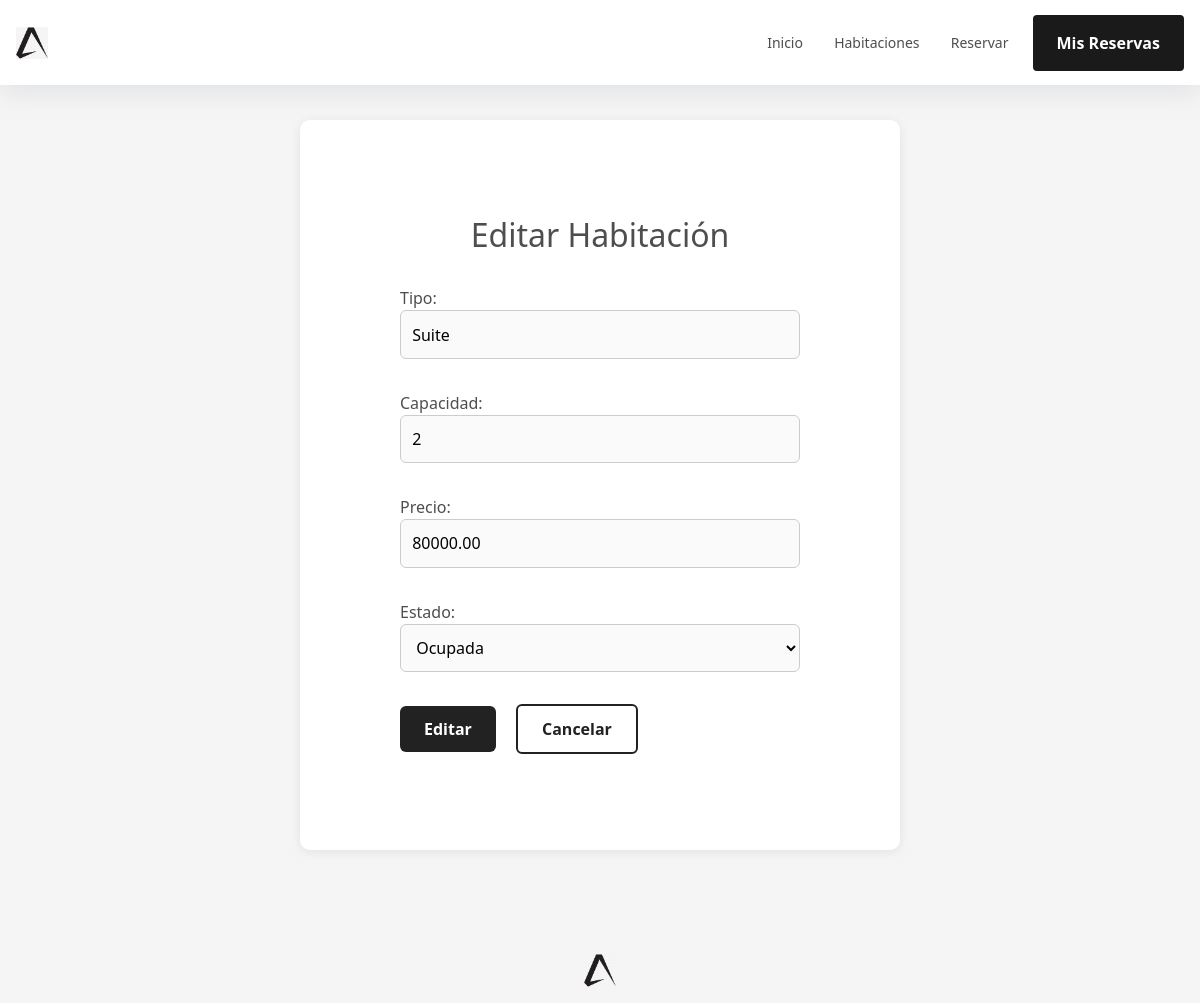
Page /habitacion/HAB001/editar/ (signed in) on the earlier database version.
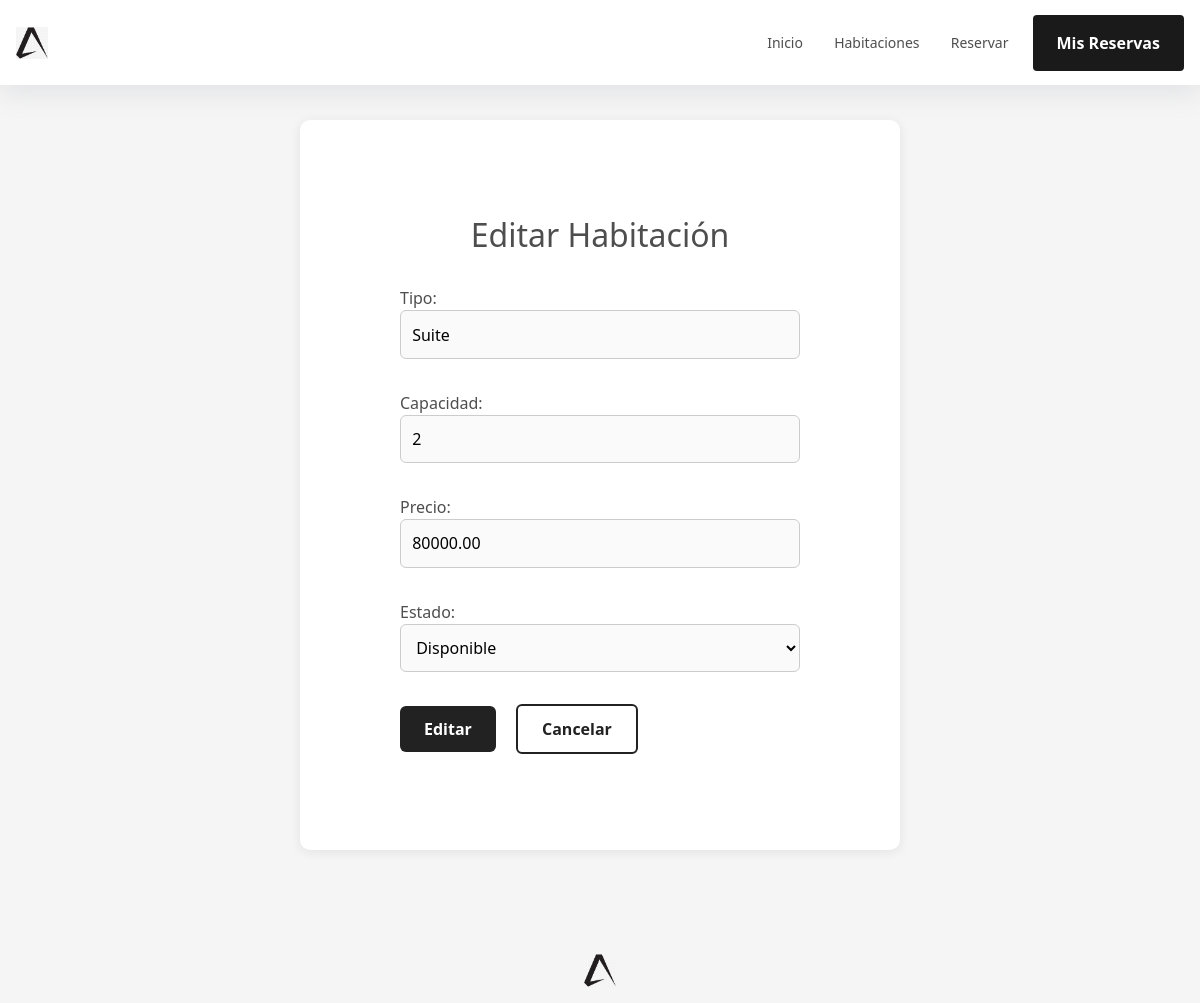
Same page on the later database version.
### core/models.py (models this page shows, shortened)
class Habitacion(models.Model):
    ESTADO_CHOICES = [
        ("disponible", "Disponible"),
        ("ocupada", "Ocupada"),
        ("mantenimiento", "Mantenimiento"),
    ]
    id_habitacion = models.CharField(max_length=32, unique=True, default=generate_habitacion_id)
    tipo = models.CharField(max_length=100)
    capacidad = models.PositiveSmallIntegerField()
    precio = models.DecimalField(max_digits=10, decimal_places=2)
    estado = models.CharField(max_length=20, choices=ESTADO_CHOICES, default="disponible")

### core/decorators.py (the view)
    def wrapper(request, *args, **kwargs):
        if not request.session.get('admin_id'):
            return redirect('login_admin')
        return view_func(request, *args, **kwargs)

### core/forms.py
class HabitacionForm(forms.ModelForm):
    class Meta:
        model = Habitacion
        fields = ['tipo', 'capacidad', 'precio', 'estado']

### core/views.py (called while the page is built)
@admin_required
def editar_habitacion(request, id_habitacion):
    habitacion = get_object_or_404(Habitacion, id_habitacion=id_habitacion)
    if request.method == "POST":
        form = HabitacionForm(request.POST, instance=habitacion)
        if form.is_valid():
            form.save()
            return redirect('gestion_reservas')
    else:
        form = HabitacionForm(instance=habitacion)
    return render(request, "habitacion_form.html", {"form": form, "accion": "Editar"})

### core/templates/habitacion_form.html (shortened to what this page needs)
{% extends "base/base.html" %}
{% load static %}
{% block content %}
<div class="landing-container" style="padding: 6rem; margin-top: 6rem;">
    <section class="hero-section">
        <h2>{{ accion }} Habitación</h2>
    </section>
    <div class="form-container">
        <form method="post" class="main-form">
            {{ form.as_p }}
            <button type="submit" class="btn-main">{{ accion }}</button>
            <a href="{% url 'gestion_reservas' %}" class="btn-cancel">Cancelar</a>
        </form>
    </div>
</div>
{% endblock %}

### core/templates/base/base.html (shortened to what this page needs)
{% load static %}
<!DOCTYPE html>
<html lang="es">
<head>
  <link href="https://cdn.jsdelivr.net/npm/bootstrap@5.3.3/dist/css/bootstrap.min.css" rel="stylesheet">
  <link rel="stylesheet" href="https://cdnjs.cloudflare.com/ajax/libs/font-awesome/6.5.0/css/all.min.css">
  <link rel="stylesheet" href="https://cdnjs.cloudflare.com/ajax/libs/font-awesome/6.5.0/css/all.min.css">
  <link type="text/css" rel="stylesheet" href="{% static 'css/general.css' %}">
  <link type="text/css" rel="stylesheet" href="{% static 'css/landing_page.css' %}">
  <link type="text/css" rel="stylesheet" href="{% static 'css/core.css' %}">
</head>
<body class="bg-custom">
  {% include "components/navbar.html" %}
  <main class="py-4">
    {% block content %}
    {% endblock %}
  </main>
  <footer>
    {% include "components/footer.html" %}
  </footer>
</body>
</html>

### core/templates/components/navbar.html (shortened to what this page needs)
{% load static %}
<header id="cs-navigation">
    <div class="cs-container">
        <a href="/" class="cs-logo" aria-label="back to home">
            <img src="{% static 'images/icon.png' %}" alt="logo" width="32" height="32"
                style="width: 32px; height: 32px; object-fit: contain;" decoding="async">
        </a>
        <nav class="cs-nav" role="navigation">
            <div class="cs-ul-wrapper">
                <ul id="cs-expanded" class="cs-ul" aria-expanded="false">
                    <li class="cs-li"><a href="{% url 'landing_page' %}" class="cs-li-link cs-active">Inicio</a></li>
                    <li class="cs-li"><a href="" class="cs-li-link">Habitaciones</a></li>
                    <li class="cs-li"><a href="{% url 'reservar' %}" class="cs-li-link">Reservar</a></li>
                </ul>
            </div>
        </nav>
        <a href="{% url 'mis_reservas' %}" class="cs-button-solid cs-nav-button">Mis Reservas</a>
    </div>
</header>

### core/templates/components/footer.html
{% load static %}
<footer style="margin-top:3rem; text-align:center; color:#aaa;">
    <div style="margin-bottom:1rem;">
        <img src="{% static 'images/icon.png' %}" alt="Logo" style="width:32px; vertical-align:middle;">
    </div>
</footer>

### core/static/css/general.css (style rules this page uses)
@media only screen and (min-width: 64rem) { #cs-navigation { width: 100%; top: 0; left: 0; box-sizing: border-box; padding: 0 1rem; background-color: #fff; box-shadow: rgba(149, 157, 165, 0.2) 0px 8px 24px; position: fixed; z-index: 10000; margin-bottom: 50px; } }
@media only screen and (min-width: 64rem) { #cs-navigation .cs-container { width: 100%; max-width: 80rem; margin: auto; display: flex; justify-content: flex-end; align-items: center; gap: 1.5rem; } }
@media only screen and (min-width: 64rem) { #cs-navigation .cs-logo { width: 18.4%; max-width: 32px; height: 32px; margin: 0 auto 0 0; padding: 0; display: flex; justify-content: center; align-items: center; z-index: 100; } }
@media only screen and (min-width: 64rem) { #cs-navigation .cs-logo img { width: 100%; height: 100%; object-fit: contain; } }
@media only screen and (min-width: 64rem) { #cs-navigation .cs-ul { width: 100%; margin: 0; padding: 0; display: flex; justify-content: flex-start; align-items: center; gap: clamp(1.25rem, 2.6vw, 2.25rem); } }
@media only screen and (min-width: 64rem) { #cs-navigation .cs-li { list-style: none; padding: 2rem 0; flex: none; } }
@media only screen and (min-width: 64rem) { #cs-navigation .cs-li-link { font-size: clamp(0.875rem, 1vw, 1rem); line-height: 1.5em; text-decoration: none; margin: 0; color: var(--bodyTextColor); display: block; position: relative; } }
@media only screen and (min-width: 64rem) { #cs-navigation .cs-li-link.cs-active:before { width: 100%; } }
@media only screen and (min-width: 64rem) { #cs-navigation .cs-li-link:before { content: ""; width: 0%; height: 2px; background: var(--primary); opacity: 1; display: block; position: absolute; bottom: 0rem; left: 0; transition: width 0.3s; } }
@media only screen and (min-width: 64rem) { #cs-navigation .cs-button-solid { font-size: 1rem; font-weight: 700; line-height: clamp(2.875em, 5.5vw, 3.5em); text-align: center; text-decoration: none; min-width: 9.375rem; margin: 0; box-sizing: border-box; padding: 0 1.5rem; color: #fff; background-color: #1a1a1a; border-radius: 0.25rem; display: inline-block; position: relative; z-index: 1; } }
@media only screen and (min-width: 64rem) { #cs-navigation .cs-button-solid:before { content: ""; width: 0%; height: 100%; background: #000; opacity: 1; border-radius: 0.25rem; position: absolute; top: 0; left: 0; z-index: -1; transition: width 0.3s; } }
.landing-container { max-width: 900px; margin: 6rem auto 2rem auto; background: #fff; border-radius: 12px; box-shadow: 0 4px 16px rgba(0,0,0,0.1); padding: 2.5rem 2rem; transition: transform 0.2s ease, box-shadow 0.2s ease; }
.main-form input, .main-form select { width: 100%; padding: 0.9rem 1rem; margin-bottom: 1rem; border-radius: 8px; border: 1px solid #ddd; background: #fafafa; font-size: 1rem; transition: border 0.2s, background 0.2s; }
.landing-container, .crud-container { max-width: 900px; margin: 6rem auto 2rem auto; background: #fff; border-radius: 12px; box-shadow: 0 4px 16px rgba(0,0,0,0.1); padding: 2.5rem 2rem 2rem 2rem; transition: transform 0.2s ease, box-shadow 0.2s ease; }
.btn-cancel { background: #fff; color: #222; border: 2px solid #222; padding: 0.7rem 1.5rem; border-radius: 6px; font-size: 1rem; cursor: pointer; text-decoration: none; font-weight: 600; transition: background 0.2s, color 0.2s, border 0.2s; margin-left: 0.5rem; display: inline-block; }

### core/static/css/landing_page.css (style rules this page uses)
.landing-container { padding: 2rem; max-width: 1100px; margin: 0 auto; }
.hero-section { text-align: center; margin-bottom: 2rem; }
.btn-main { background: #222; color: #fff; padding: 0.8rem 2rem; border-radius: 6px; text-decoration: none; font-weight: 500; transition: background 0.3s ease; }

Differences in the rows shown:
changed Habitacion "Suite": estado "Ocupada" → "Disponible"
